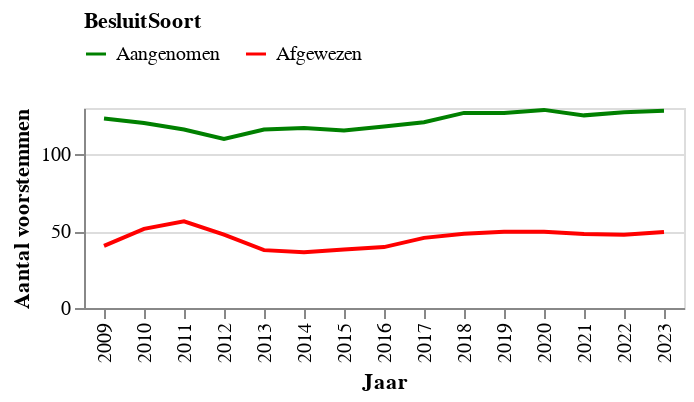

Write notebook code for a chart like this one.
### Markdown cell above
Het aantal moties stijgt, met name het aantal aangenomen moties.

### Code cell
#| echo: false
data = df.groupby(['Jaar', 'BesluitSoort']).agg(Aantal=('Voor', 'mean')).reset_index()
data = data.replace({0: 'Afgewezen', 1: 'Aangenomen'})

# source = source.melt('index',var_name='Stem', value_name='Gemiddeld aantal voorstemmen')
# source['index'] += 2008
chart = alt.Chart(data).mark_line().encode(
    x=alt.X('Jaar:N', axis=alt.Axis(title='Jaar')),
    y='Aantal:Q',
    color=alt.Color('BesluitSoort:N',
                scale=alt.Scale(
        domain=['Aangenomen','Afgewezen'],
        range=['green', 'red']),legend=alt.Legend(orient="top"))

).properties(width=300, height=100)
chart.encoding.y.title = 'Aantal voorstemmen'
chart

### Figure 1 — Vega-Lite specification as saved in the notebook (floating-point values rounded to 4 significant figures)
{"config": {"view": {"continuousWidth": 300, "continuousHeight": 300}}, "data": {"name": "data-8f9dde3568a29050ca3174e687678c67"}, "mark": {"type": "line"}, "encoding": {"color": {"field": "BesluitSoort", "legend": {"orient": "top"}, "scale": {"domain": ["Aangenomen", "Afgewezen"], "range": ["green", "red"]}, "type": "nominal"}, "x": {"axis": {"title": "Jaar"}, "field": "Jaar", "type": "nominal"}, "y": {"field": "Aantal", "title": "Aantal voorstemmen", "type": "quantitative"}}, "height": 100, "width": 300, "$schema": "https://vega.github.io/schema/vega-lite/v5.8.0.json", "datasets": {"data-8f9dde3568a29050ca3174e687678c67": [{"Jaar": 2009, "BesluitSoort": "Afgewezen", "Aantal": 40.43}, {"Jaar": 2009, "BesluitSoort": "Aangenomen", "Aantal": 123.1}, {"Jaar": 2010, "BesluitSoort": "Afgewezen", "Aantal": 51.47}, {"Jaar": 2010, "BesluitSoort": "Aangenomen", "Aantal": 120.3}, {"Jaar": 2011, "BesluitSoort": "Afgewezen", "Aantal": 56.34}, {"Jaar": 2011, "BesluitSoort": "Aangenomen", "Aantal": 116.0}, {"Jaar": 2012, "BesluitSoort": "Afgewezen", "Aantal": 47.69}, {"Jaar": 2012, "BesluitSoort": "Aangenomen", "Aantal": 110.0}, {"Jaar": 2013, "BesluitSoort": "Afgewezen", "Aantal": 37.62}, {"Jaar": 2013, "BesluitSoort": "Aangenomen", "Aantal": 116.0}, {"Jaar": 2014, "BesluitSoort": "Afgewezen", "Aantal": 36.25}, {"Jaar": 2014, "BesluitSoort": "Aangenomen", "Aantal": 116.9}, {"Jaar": 2015, "BesluitSoort": "Afgewezen", "Aantal": 38.0}, {"Jaar": 2015, "BesluitSoort": "Aangenomen", "Aantal": 115.4}, {"Jaar": 2016, "BesluitSoort": "Afgewezen", "Aantal": 39.58}, {"Jaar": 2016, "BesluitSoort": "Aangenomen", "Aantal": 117.9}, {"Jaar": 2017, "BesluitSoort": "Afgewezen", "Aantal": 45.59}, {"Jaar": 2017, "BesluitSoort": "Aangenomen", "Aantal": 120.8}, {"Jaar": 2018, "BesluitSoort": "Afgewezen", "Aantal": 48.32}, {"Jaar": 2018, "BesluitSoort": "Aangenomen", "Aantal": 126.8}, {"Jaar": 2019, "BesluitSoort": "Afgewezen", "Aantal": 49.62}, {"Jaar": 2019, "BesluitSoort": "Aangenomen", "Aantal": 126.8}, {"Jaar": 2020, "BesluitSoort": "Afgewezen", "Aantal": 49.62}, {"Jaar": 2020, "BesluitSoort": "Aangenomen", "Aantal": 128.8}, {"Jaar": 2021, "BesluitSoort": "Afgewezen", "Aantal": 48.08}, {"Jaar": 2021, "BesluitSoort": "Aangenomen", "Aantal": 125.2}, {"Jaar": 2022, "BesluitSoort": "Afgewezen", "Aantal": 47.64}, {"Jaar": 2022, "BesluitSoort": "Aangenomen", "Aantal": 127.2}, {"Jaar": 2023, "BesluitSoort": "Afgewezen", "Aantal": 49.38}, {"Jaar": 2023, "BesluitSoort": "Aangenomen", "Aantal": 128.2}]}}
